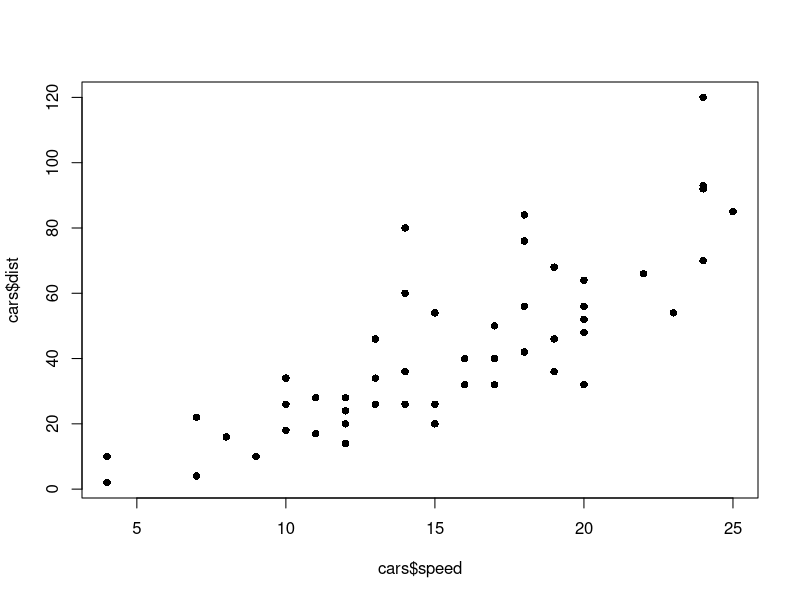

Here is the R script that generated this plot:
## ---- chunk 1
knitr::opts_chunk$set(echo = TRUE)
## ---- chunk 2
# R code goes here
x <- 5
y <- 7
z <- x * y
z
## ---- chunk 3
#descriptive statistics for both variables
summary(cars)

#view first bit of this dataset
head(cars)

#grab just third row
cars[3,]

#grab just second column
cars[,2]

#same as grabbing the column by name
cars$dist

#grab element in third row, second column
cars[3,2]

##return only rows where speed is over 10 mph
cars[cars$speed>10,]

#return even numbered rows
cars[seq(0,50,by=2),]

#return rows where the variable speed is an even number
cars[cars$speed %in% c(2,4,6,8,10,12,14,16,18,20,22,24),]

#more elegantly with modulo operator
#(x %% y == 0 returns TRUE if x/y has a remainder of 0, FALSE otherwise)
cars[cars$speed %% 2 ==0,]


#mean of each variable
mean(cars$speed)
mean(cars$dist)

#see if you can figure out how apply works
apply(cars,2,mean)
## ---- chunk 4
plot(cars$speed, cars$dist, pch=16)
## ---- chunk 5
cor.test(cars$speed, cars$dist)
## ---- chunk 6
1/(nrow(cars)-1)*sum(scale(cars$speed)*scale(cars$dist))
